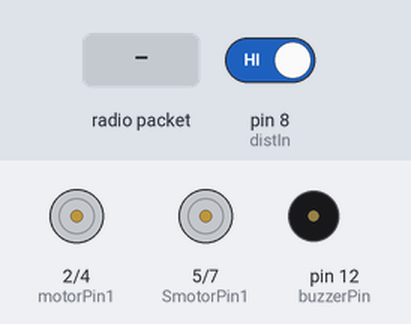
Bench run of a sketch on a simulated Arduino Uno, built with avr-gcc and run on an emulated ATmega328P. Shown: motor-driver pin pairs drawn as motors (green arrow = first pin HIGH = forward, orange = second pin HIGH = backward, longer = more drive, scaled by the enable pin), buzzer (waves = sounding, pin HIGH). Inputs (shaded band) come from the test bench; at power-on: pin 8 (distIn) HIGH. No radio packets arrive unless stated.

Above: at 1.2 s.
1.3 s: pin 8 (distIn) driven LOW
At 1.6 s:
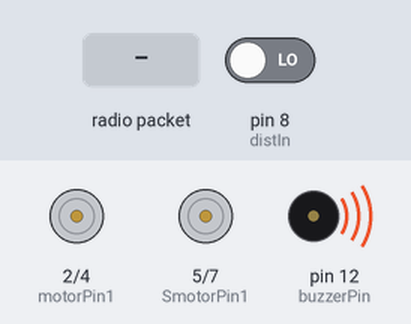
2.8 s: radio packet "0" arrives
At 4.0 s:
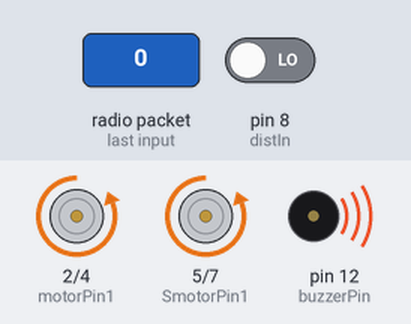
4.3 s: radio packet "5" arrives
At 5.1 s:
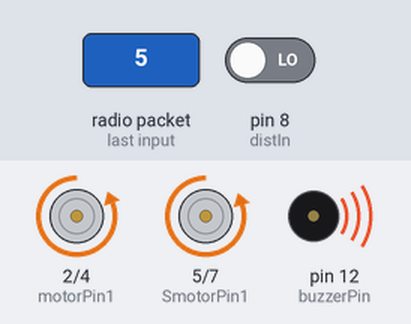
5.8 s: pin 8 (distIn) driven HIGH
At 6.2 s:
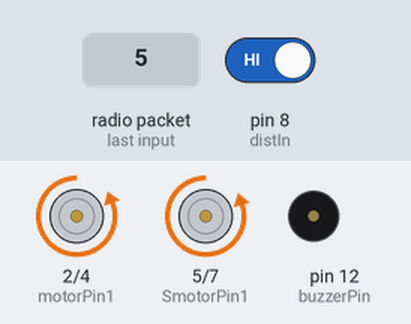
Timing chart, 0 to 8.3 s (numbered marks = the images above; inputs shaded):
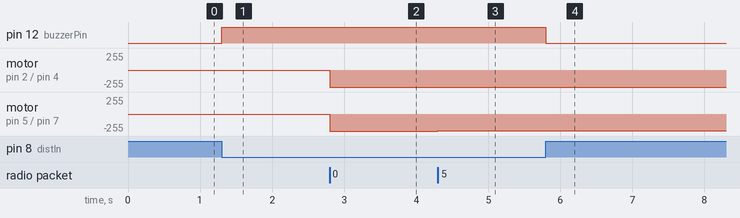

The sketch:

MotorAndServoReciver.ino
```cpp
//#include <Servo.h>
#include <RH_ASK.h>
#include <SPI.h> // Not actualy used but needed to compile

//Servo servo;
//int pos = 0; //Aktualna pozycja serwa 0-180
//int change = 1; //Co ile ma się zmieniać pozycja serwa?
const int motorPin1  = 2; // Pin  7 of L293
const int motorEn = 3;
const int motorPin2  = 4;  // Pin  2 of L293

const int SmotorPin1  = 5; // Pin  7 of L293
const int SmotorEn = 6;
const int SmotorPin2  = 7;  // Pin  2 of L293

const int receiverPin = 11;

const int buzzerPin = 12;
const int distIn = 8;
RH_ASK driver(2000, receiverPin, 10);
void setup()
{
    Serial.begin(9600);  // Debugging only
    if (!driver.init())
         Serial.println("init failed");
    pinMode(motorPin1, OUTPUT);
    pinMode(motorEn, OUTPUT);
    pinMode(motorPin2, OUTPUT);

    pinMode(SmotorPin1, OUTPUT);
    pinMode(SmotorEn, OUTPUT);
    pinMode(SmotorPin2, OUTPUT);

    pinMode(buzzerPin, OUTPUT);
    pinMode(distIn, INPUT);
    //servo.attach(3);  //Serwomechanizm podłączony do pinu 3
}

uint8_t buf[9];
uint8_t buflen = sizeof(buf);
const int sensX = 50;
const int sensY = 50;

const int maxSensX = 512 - sensX;
const int minSensX = 512 + sensX;
const int maxSensY = 512 - sensY;
const int minSensY = 512 + sensY;

void loop()
{
    if (digitalRead(distIn) == 0) {
      digitalWrite(buzzerPin, HIGH);
      } else {
        digitalWrite(buzzerPin, LOW);
        }
    if (driver.recv(buf, &buflen)) // Non-blocking
    {
      String msg = String((char *)buf).substring(0, 8);
      String xValStr = msg.substring(0, 4);
      String yValStr = msg.substring(4, 8);
      int xVal = xValStr.toInt();
      int yVal = yValStr.toInt();
      //servo.write(map(xVal, 0, 1023, 0, 180));
      if (yVal > minSensY) {
          analogWrite(motorEn, map(yVal, minSensY, 1023, 0, 255));
          digitalWrite(motorPin1, HIGH);
          digitalWrite(motorPin2, LOW);
       } else if (yVal < maxSensY) {
          analogWrite(motorEn, map(yVal, maxSensY, 0, 0, 255));
          digitalWrite(motorPin1, LOW);
          digitalWrite(motorPin2, HIGH);
        } else {
          digitalWrite(motorEn, LOW);
        }

        if (xVal > minSensX) {
          analogWrite(SmotorEn, map(xVal, minSensX, 1023, 0, 255));
          digitalWrite(SmotorPin1, HIGH);
          digitalWrite(SmotorPin2, LOW);
       } else if (xVal < maxSensX) {
          analogWrite(SmotorEn, map(xVal, maxSensX, 0, 0, 255));
          digitalWrite(SmotorPin1, LOW);
          digitalWrite(SmotorPin2, HIGH);
        } else {
          digitalWrite(SmotorEn, LOW);
        }
    }
}
```

Measured:
- after the input at 1.3 s, pin 12 (buzzerPin): LOW → HIGH at once
- after the input at 2.8 s, motor on pin 2 (motorPin1) / pin 4 (motorPin2), motor on pin 5 (SmotorPin1) / pin 7 (SmotorPin2): stopped → backward 255/255 at once
- after the input at 4.3 s, motor on pin 5 (SmotorPin1) / pin 7 (SmotorPin2): backward 255/255 → backward 252/255 at once
- after the input at 5.8 s, pin 12 (buzzerPin): HIGH → LOW at once
